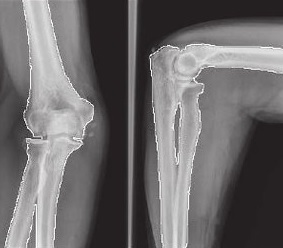
%> input picture Bone2.jpg, 283 x 248 px
$ octave BoneSegmentationExample.m   (GNU Octave 9; MATLAB toolbox functions it lacks are replaced by stand-ins)
%> lines starting %> are read from the running program, lines starting %| are printed output that depends on the picture; in (x1, y1, x2, y2) boxes, pixels count from 0 and x2, y2 are one past the last pixel; in counts of white or black regions, pixels touching at a corner belong together; the program's own positions count from 1
%% The segmentation example written in 02-10-2019
clc
clear all
close all
%% Read the Bone Image, visualize it and convert it to gray level image
I = imread('Bone2.jpg');
%> I is the input picture: size 248x283x3 uint8; mean R, G, B 109.9, 107.5, 108.4
figure,subplot(2,1,1),imshow(I),title('RGB Image','fontsize',12)
I_gray = rgb2gray(I);
subplot(2,1,2),imshow(I_gray),title('Gray Level Image','fontsize',12,'color','blue')
%% Show the histogram of gray level image to define the threshold values
figure,subplot(2,1,1),hist(double(I_gray(:))),title('Histogram with 10 bins','fontsize',12)
subplot(2,1,2),hist(double(I_gray(:)),50),title('Histogram with 50 bins','fontsize',12)
%> after `title('Histogram with 50 bins','fontsize',12)`:
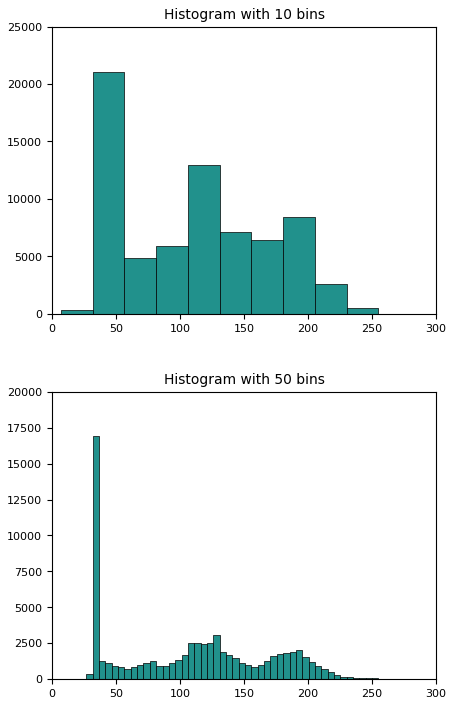
%> figure redrawn from the program's plot data, 2 panels; panel 1: tallest bar 21027 high, from x = 31.8 to 56.6; panel 2: tallest bar 16945 high, from x = 31.8 to 36.76
%% The bone part and soft tissue segmented
I_temp1 = I_gray;
I_temp2 = I_gray;
I_temp1(find(I_gray>153)) = 255;% Bone segmentation
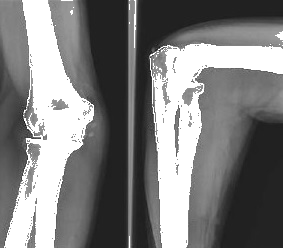
%> I_temp1: size 248x283 uint8; min 7, max 255, mean 125.8
I_temp1(find(I_gray<=153)) = 0;
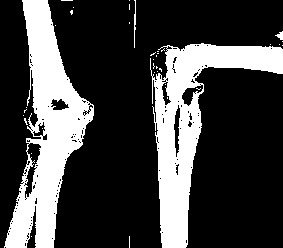
%> I_temp1: size 248x283 uint8; 26% white; 37 white regions (33 under 20 px), largest, box (x1, y1, x2, y2) and area: (4, 0, 94, 248) 9337, (150, 43, 283, 248) 8684, (134, 0, 136, 48) 63, (275, 31, 283, 40) 39
I_temp2(find(I_gray<153 & I_gray>90)) = 255;%Soft Tissue Segmentation
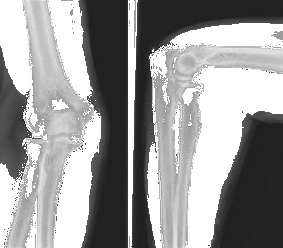
%> I_temp2: size 248x283 uint8; min 7, max 255, mean 153.8
I_temp2(find(~(I_gray<153 & I_gray>90))) = 0;
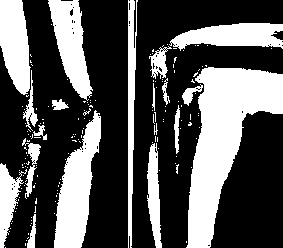
%> I_temp2: size 248x283 uint8; 34% white; 163 white regions (144 under 20 px), largest, box (x1, y1, x2, y2) and area: (186, 67, 283, 248) 8248, (54, 110, 101, 248) 3352, (48, 0, 93, 101) 2350
figure,subplot(3,1,1),imshow(I_gray),title('Gray Level Original Image','fontsize',12)
subplot(3,1,2),imshow(I_temp1),title('Segmented Bone Part (White Pixels)','fontsize',12)
subplot(3,1,3),imshow(I_temp2),title('Segmented Soft Tissue (White Pixels)','fontsize',12)
